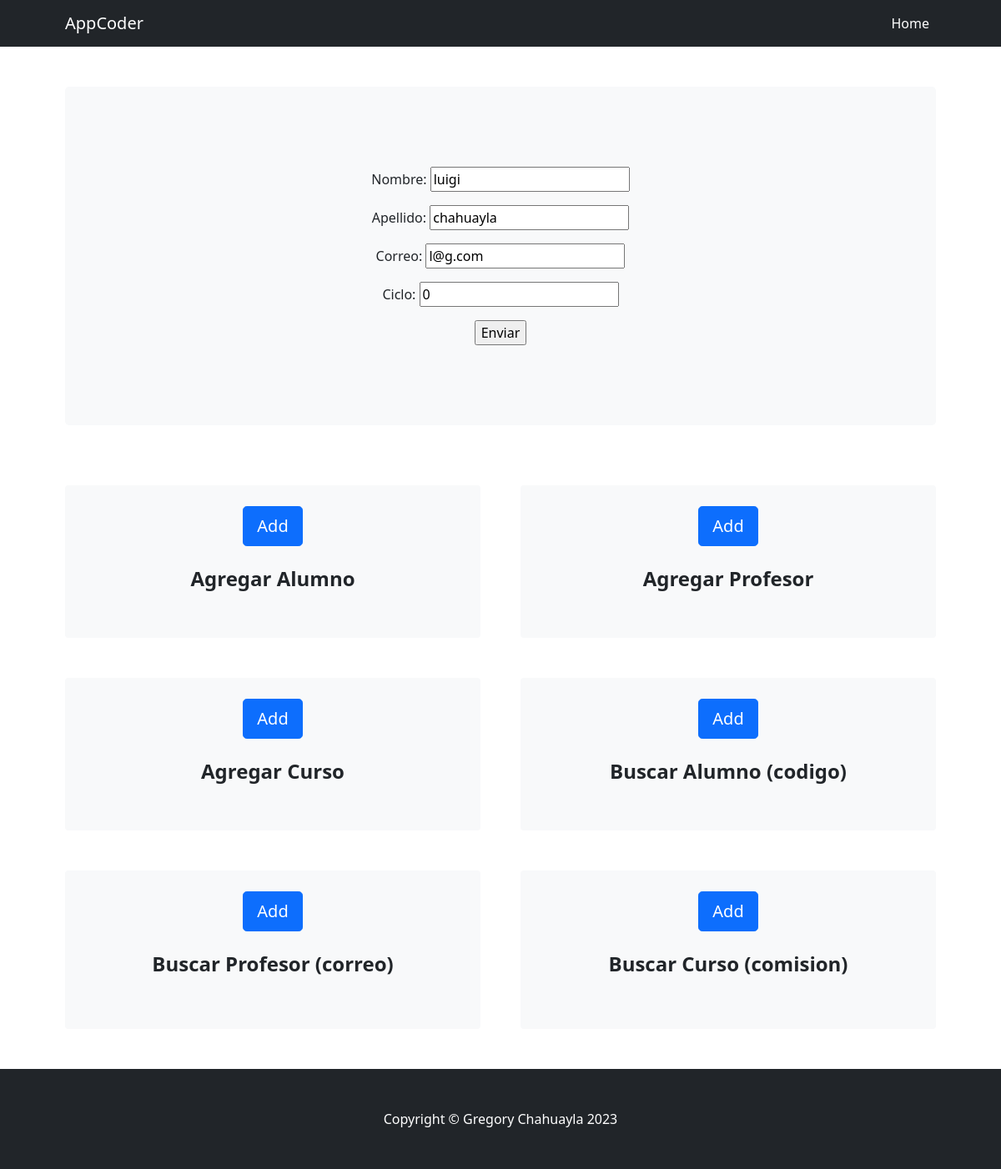
The page /AppCoder/edit_alum/luigi/ on the database its author committed.
### AppCoder/models.py (models this page shows)
class Estudiante(models.Model):
    nombre = models.CharField(max_length=40)
    apellido = models.CharField(max_length=50)
    correo = models.EmailField(max_length=254)
    ciclo = models.IntegerField(default=0)

### AppCoder/views.py (the view)
# urls.py: path('edit_alum/<alumno_nombre>/', editar_alum, name="editar_alum"),
def editar_alum(request, alumno_nombre):
    alumno_elegido = Estudiante.objects.get(nombre=alumno_nombre)
    if request.method == 'POST':
        miForm = EstudianteForm(request.POST)
        if miForm.is_valid():
            infoDic = miForm.cleaned_data
            alumno_elegido.nombre = infoDic["nombre"]
            alumno_elegido.apellido = infoDic["apellido"]
            alumno_elegido.correo = infoDic["correo"]
            alumno_elegido.ciclo = infoDic["ciclo"]
            alumno_elegido.save()
            return render(request, "AppCoder/inicio.html")
    else:
        miForm = EstudianteForm(initial={"nombre": alumno_elegido.nombre,
                                         "apellido": alumno_elegido.apellido,
                                         "correo": alumno_elegido.correo,
                                         "ciclo": alumno_elegido.ciclo})
    return render(request, "AppCoder/edit_alum.html", {"form_alumno": miForm})

### AppCoder/forms.py
class EstudianteForm(forms.Form):
    nombre = forms.CharField()
    apellido = forms.CharField()
    correo = forms.EmailField()
    ciclo = forms.IntegerField()

### AppCoder/templates/AppCoder/edit_alum.html
{% extends "AppCoder/inicio.html" %}
{% block formulario %}
<form action="" method="POST"> {% csrf_token %}
    {{form_alumno.as_p}}
    <input type="submit" value="Enviar">
</form>
{% endblock %}

### rows shown on the page
Estudiante: nombre "luigi", apellido "chahuayla", correo "l@g.com", ciclo "0"
